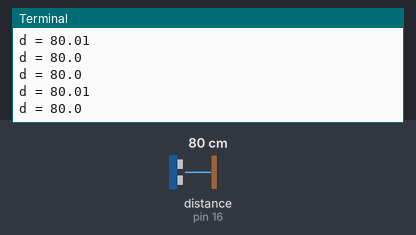
A program run on a simulated Raspberry Pi (header pin numbers). On the bench: the last lines printed to the terminal. The test bench sets the inputs (shaded band); at power-on: distance to the obstacle (sensor on pin 16) 80 cm. The echo pulse lasts 58.3 µs per cm; the interpreter's speed is modelled, so counts of loop turns are approximate; the clock reads 2024-03-15 10:24:30 at power-on unless the program sets it.

Above: at 1.2 s.
1.3 s: distance to the obstacle (sensor on pin 16) set to 2 cm
At 1.37 s:
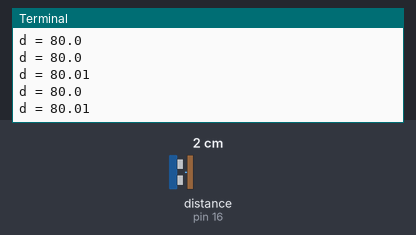
2.8 s: distance to the obstacle (sensor on pin 16) set to 4 cm
At 2.89 s:
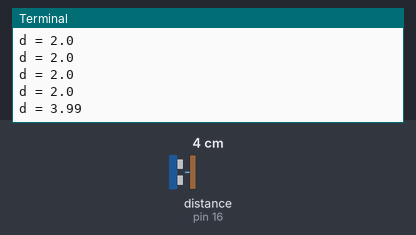
Timing chart, 0 to 5.8 s (numbered marks = the images above; inputs shaded):
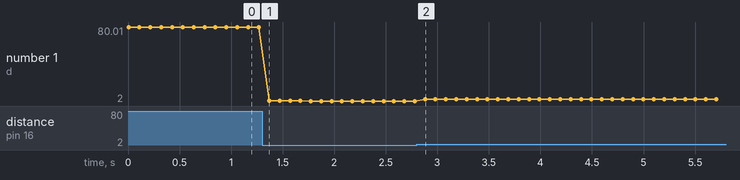

The program:

Ultrasonic1.py
```python
# Ultrasonic1.py
# Using HC-SR04 ultrasonic module

import RPi.GPIO as GPIO
import time

P_TRIGGER = 15
P_ECHO = 16

def setup():
    GPIO.setmode(GPIO.BOARD)
    GPIO.setup(P_TRIGGER, GPIO.OUT)
    GPIO.setup(P_ECHO, GPIO.IN)

def getDistance(timeoutCount  = 10000):
    # Send max 10 us trigger pulse
    GPIO.output(P_TRIGGER, GPIO.HIGH)
    time.sleep(0.00001)
    GPIO.output(P_TRIGGER, GPIO.LOW)
    # Wait for HIGH signal
    count1 = 0
    while GPIO.input(P_ECHO) == GPIO.LOW and count1 < timeoutCount:
        count1 += 1
    startTime = time.time()
    # Wait for LOW signal
    count2 = 0
    while GPIO.input(P_ECHO) == GPIO.HIGH and count2 < timeoutCount:
        count2 += 1
    if count1 == timeoutCount or count2  == timeoutCount:
        return -1
    elapsed = time.time() - startTime
    distance =  34300 * elapsed / 2.0
    # round to 2 decimals
    distance = int(distance * 100 + 0.5) / 100.0
    return distance

print("starting...")
setup()
while True:
    d = getDistance()
    print("d =", d)
    time.sleep(0.1)
```

Measured:
- after the input at 2.8 s, the terminal: prints a new line after 0.08 s (image 2)
- plotted number 1: 80.01 → 2 after the input at 1.3 s, 2 → 3.99 after the input at 2.8 s
